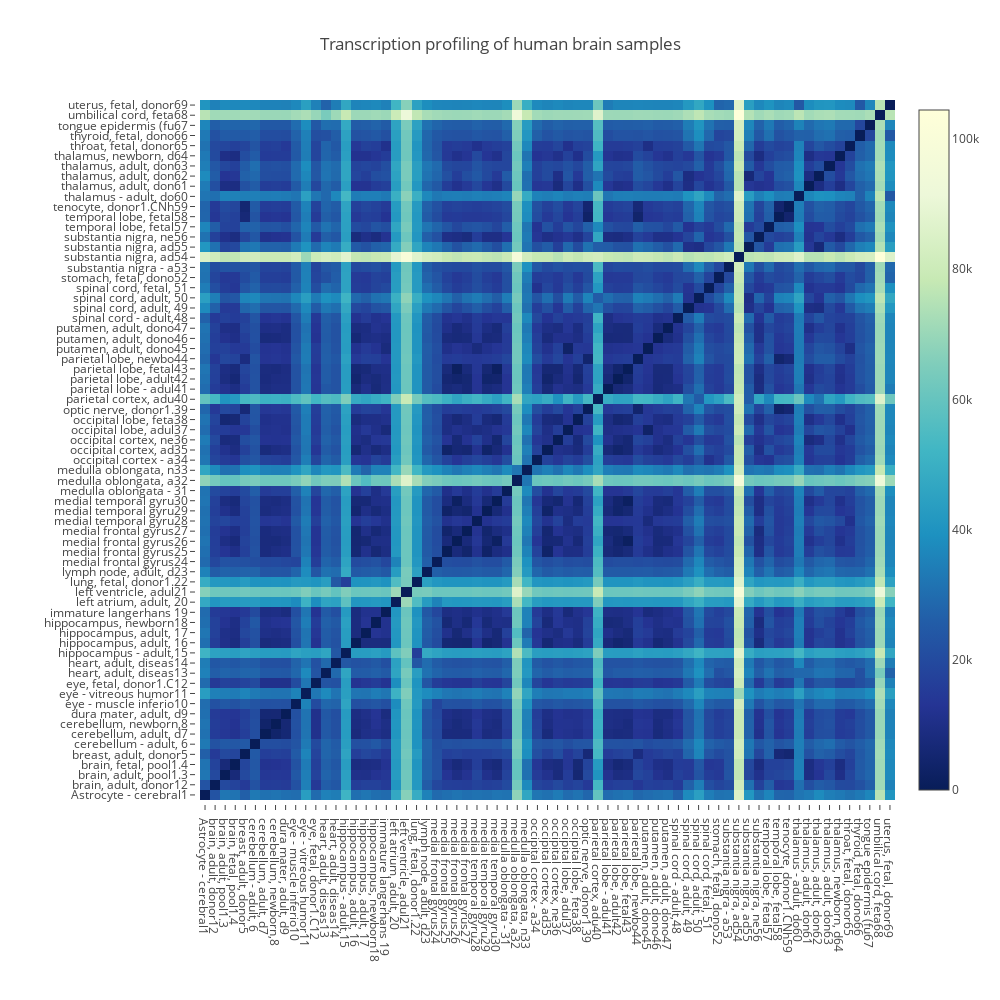

Source (notebook cell):
### Code cell
import plotly
from plotly.graph_objs import Scatter, Layout

plotly.offline.init_notebook_mode(connected=True)

data = Data([
    Heatmap(
        z=squareform(data_dist), colorscale='YIGnBu',
        x=short_cols,
        y=short_cols,     # y-axis labels
    )
])

layout = Layout(
    title='Transcription profiling of human brain samples',
    autosize=False,
    margin=Margin(
        l=200,
        b=200,
        pad=4
    ),
    xaxis=XAxis(
        showgrid=False, # remove grid
        autotick=False, # custom ticks
        dtick=1,        # show 1 tick per day
    ),
    yaxis=YAxis(
        showgrid=False,   # remove grid
        autotick=False,   # custom ticks
        dtick=1           # show 1 tick per day
    ),
    width=1000,
    height=1000,
)
fig = Figure(data=data, layout=layout)

plotly.offline.iplot(fig)

### Figure 1 — Plotly figure (JSON) as saved in the notebook; plotly's stock layout.template omitted (floating-point values rounded to 4 significant figures; data arrays with more than 128 entries replaced by an {"elided": "..."} marker saying what was removed)
{"data": [{"colorscale": "YIGnBu", "type": "heatmap", "x": ["Astrocyte - cerebral1", "brain, adult, donor12", "brain, adult, pool1.3", "brain, fetal, pool1.4", "breast, adult, donor5", "cerebellum - adult, 6", "cerebellum, adult, d7", "cerebellum, newborn,8", "dura mater, adult, d9", "eye - muscle inferio10", "eye - vitreous humor11", "eye, fetal, donor1.C12", "heart, adult, diseas13", "heart, adult, diseas14", "hippocampus - adult,15", "hippocampus, adult, 16", "hippocampus, adult, 17", "hippocampus, newborn18", "immature langerhans 19", "left atrium, adult, 20", "left ventricle, adul21", "lung, fetal, donor1.22", "lymph node, adult, d23", "medial frontal gyrus24", "medial frontal gyrus25", "medial frontal gyrus26", "medial frontal gyrus27", "medial temporal gyru28", "medial temporal gyru29", "medial temporal gyru30", "medulla oblongata - 31", "medulla oblongata, a32", "medulla oblongata, n33", "occipital cortex - a34", "occipital cortex, ad35", "occipital cortex, ne36", "occipital lobe, adul37", "occipital lobe, feta38", "optic nerve, donor1.39", "parietal cortex, adu40", "parietal lobe - adul41", "parietal lobe, adult42", "parietal lobe, fetal43", "parietal lobe, newbo44", "putamen, adult, dono45", "putamen, adult, dono46", "putamen, adult, dono47", "spinal cord - adult,48", "spinal cord, adult, 49", "spinal cord, adult, 50", "spinal cord, fetal, 51", "stomach, fetal, dono52", "substantia nigra - a53", "substantia nigra, ad54", "substantia nigra, ad55", "substantia nigra, ne56", "temporal lobe, fetal57", "temporal lobe, fetal58", "tenocyte, donor1.CNh59", "thalamus - adult, do60", "thalamus, adult, don61", "thalamus, adult, don62", "thalamus, adult, don63", "thalamus, newborn, d64", "throat, fetal, donor65", "thyroid, fetal, dono66", "tongue epidermis (fu67", "umbilical cord, feta68", "uterus, fetal, donor69"], "y": ["Astrocyte - cerebral1", "brain, adult, donor12", "brain, adult, pool1.3", "brain, fetal, pool1.4", "breast, adult, donor5", "cerebellum - adult, 6", "cerebellum, adult, d7", "cerebellum, newborn,8", "dura mater, adult, d9", "eye - muscle inferio10", "eye - vitreous humor11", "eye, fetal, donor1.C12", "heart, adult, diseas13", "heart, adult, diseas14", "hippocampus - adult,15", "hippocampus, adult, 16", "hippocampus, adult, 17", "hippocampus, newborn18", "immature langerhans 19", "left atrium, adult, 20", "left ventricle, adul21", "lung, fetal, donor1.22", "lymph node, adult, d23", "medial frontal gyrus24", "medial frontal gyrus25", "medial frontal gyrus26", "medial frontal gyrus27", "medial temporal gyru28", "medial temporal gyru29", "medial temporal gyru30", "medulla oblongata - 31", "medulla oblongata, a32", "medulla oblongata, n33", "occipital cortex - a34", "occipital cortex, ad35", "occipital cortex, ne36", "occipital lobe, adul37", "occipital lobe, feta38", "optic nerve, donor1.39", "parietal cortex, adu40", "parietal lobe - adul41", "parietal lobe, adult42", "parietal lobe, fetal43", "parietal lobe, newbo44", "putamen, adult, dono45", "putamen, adult, dono46", "putamen, adult, dono47", "spinal cord - adult,48", "spinal cord, adult, 49", "spinal cord, adult, 50", "spinal cord, fetal, 51", "stomach, fetal, dono52", "substantia nigra - a53", "substantia nigra, ad54", "substantia nigra, ad55", "substantia nigra, ne56", "temporal lobe, fetal57", "temporal lobe, fetal58", "tenocyte, donor1.CNh59", "thalamus - adult, do60", "thalamus, adult, don61", "thalamus, adult, don62", "thalamus, adult, don63", "thalamus, newborn, d64", "throat, fetal, donor65", "thyroid, fetal, dono66", "tongue epidermis (fu67", "umbilical cord, feta68", "uterus, fetal, donor69"], "z": {"elided": "70x70 float values"}}], "layout": {"autosize": false, "height": 1000, "margin": {"b": 200, "l": 200, "pad": 4}, "title": "Transcription profiling of human brain samples", "width": 1000, "xaxis": {"autotick": false, "dtick": 1, "showgrid": false}, "yaxis": {"autotick": false, "dtick": 1, "showgrid": false}}}
